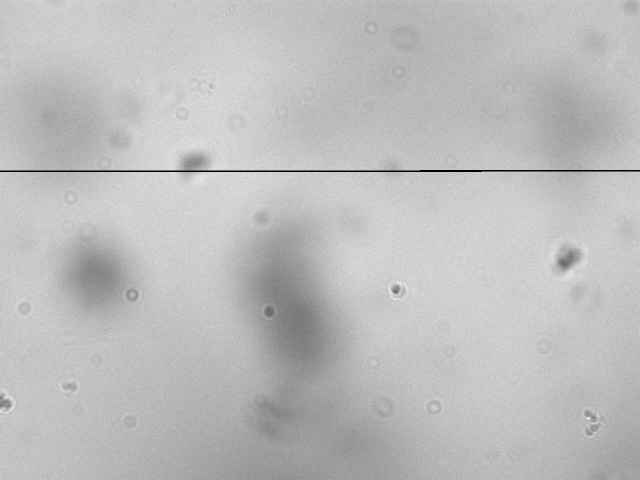
#> input picture YOLO_Scripts/images/Image 32339.jpg, 1280 x 960 px (shown at 1/2 size); its folder holds only this picture in this run
$ python -i flocApp.py   (imports and definitions only)
#> lines starting #> are read from the running program, lines starting #| are printed output that depends on the picture; after the words box and inside, x2 and y2 are one past the last pixel; in counts of white or black regions, pixels touching at a corner belong together
#> further down, picture is the input picture: shape (960, 1280); min 0, max 250, mean 189.2
'''
This file holds all the relavant scripts for the FLoc App under Agua Clara
    Functions:
    Examples:
    Dependencies:
                                                                Cheers,
                                                                -Floc App Team
'''

# Start of Imports
import glob
import cv2
import numpy as np
from matplotlib import pyplot as plt
# End of Imports

'''
Purpose:
    - The applyTo function will open the folder at the provided path and then
    apply a given function to all the photos in the folder
Parameters:
    - Path to folder ex: "usr/aguaclara/documents/images"
    - Note the images should be .jpg
    - Function f
Returns:
    - Whatever f would have outputted
Raises:
    -
'''
def applyTo(path, fcn):
    for file in glob.glob(os.path.join(path, "*.jpg")):
        fcn(file)

'''
Purpose:
    - Given an image of a floc, will apply a set of image proccessing Functions
    to identify in focus flocs from the background.
Parameters:
    - A .jpg image read in as a grayscale image i.e cv2.imread('path',0)
Returns:
    - A processed .jpg image
Raises:
    -
'''
def flocID(img):
    blur = cv2.GaussianBlur(img, (5,5), 10)
    t = cv2.adaptiveThreshold(blur, 255, cv2.ADAPTIVE_THRESH_GAUSSIAN_C,
                                                    cv2.THRESH_BINARY_INV,9,7)
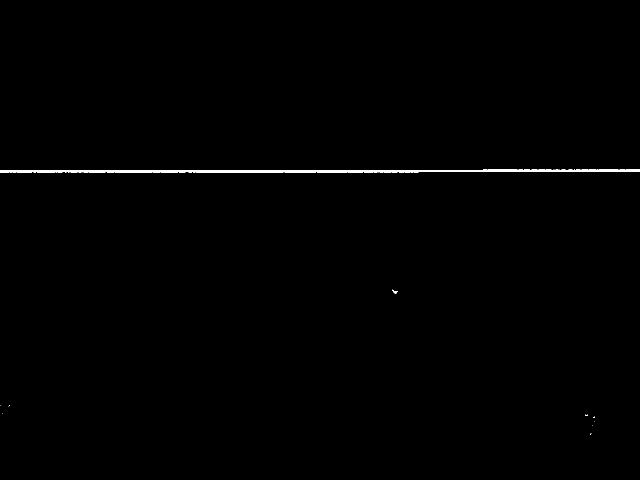
#> t: shape (960, 1280) (shown at 1/2 size); 0.5% white; 11 white regions (9 under 20 px), largest, box (x1, y1, x2, y2) and area: (0, 339, 1280, 345) 6022, (785, 579, 796, 587) 40
    kernel = np.ones((4,4),np.uint8)
    dilation = cv2.dilate(t,kernel,iterations = 2)
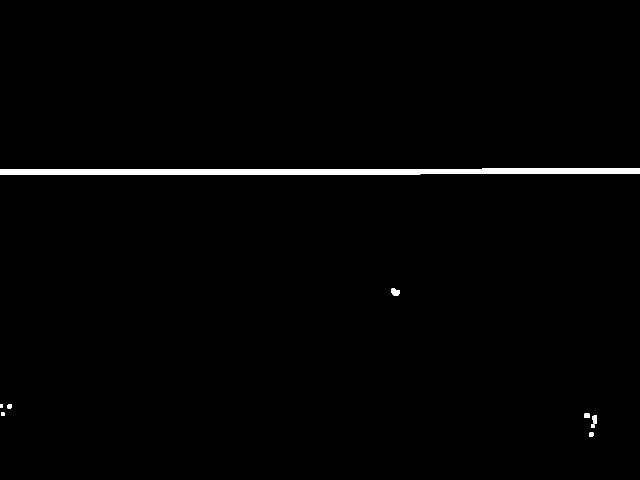
#> dilation: shape (960, 1280) (shown at 1/2 size); 1.2% white; 9 white regions, largest, box (x1, y1, x2, y2) and area: (0, 337, 1280, 349) 13957, (783, 577, 800, 591) 193, (1184, 831, 1194, 847) 133
    opened = cv2.morphologyEx(dilation, cv2.MORPH_OPEN, kernel)
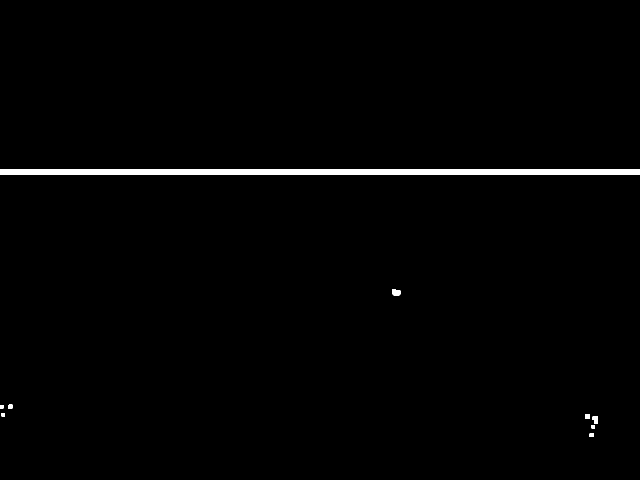
#> opened: shape (960, 1280) (shown at 1/2 size); 1.2% white; 9 white regions, largest, box (x1, y1, x2, y2) and area: (0, 338, 1280, 350) 13957, (784, 578, 801, 592) 193, (1185, 832, 1195, 848) 133
    closed = cv2.morphologyEx(opened, cv2.MORPH_CLOSE, kernel)
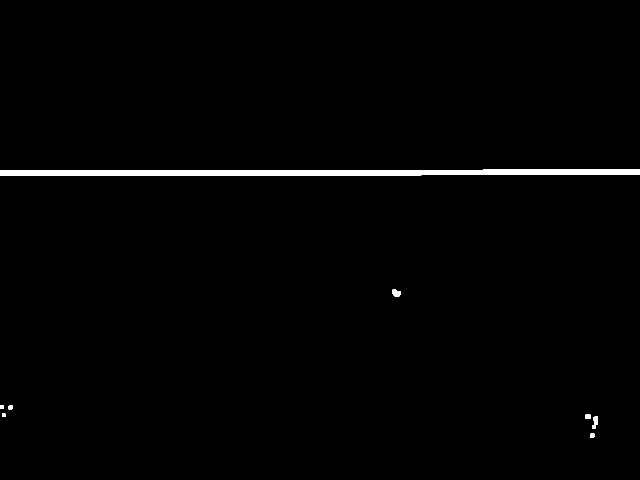
#> closed: shape (960, 1280) (shown at 1/2 size); 1.2% white; 8 white regions, largest, box (x1, y1, x2, y2) and area: (0, 339, 1280, 351) 13957, (785, 579, 802, 593) 193, (1184, 833, 1196, 858) 186
    return closed

'''
Purpose:
    - Simple function that can compare two given images using matplotlib
Parameters
    - Two .jpg images
Returns:
    - Opens a pyplot showing the two images
Raises:
    -
'''
def compareImg(img1, img2):
    plt.subplot(121),
    plt.imshow(cv2.cvtColor(img1, cv2.COLOR_GRAY2RGB)), plt.title('Image 1')
    plt.xticks([]), plt.yticks([])
    plt.subplot(232),
    plt.imshow(cv2.cvtColor(img2, cv2.COLOR_GRAY2RGB)), plt.title('Image 2')
    plt.xticks([]), plt.yticks([])
    plt.show()

>>> import cv2
>>> picture = cv2.imread('../../YOLO_Scripts/images/Image 32339.jpg', cv2.IMREAD_GRAYSCALE)
>>> result = flocID(picture)
